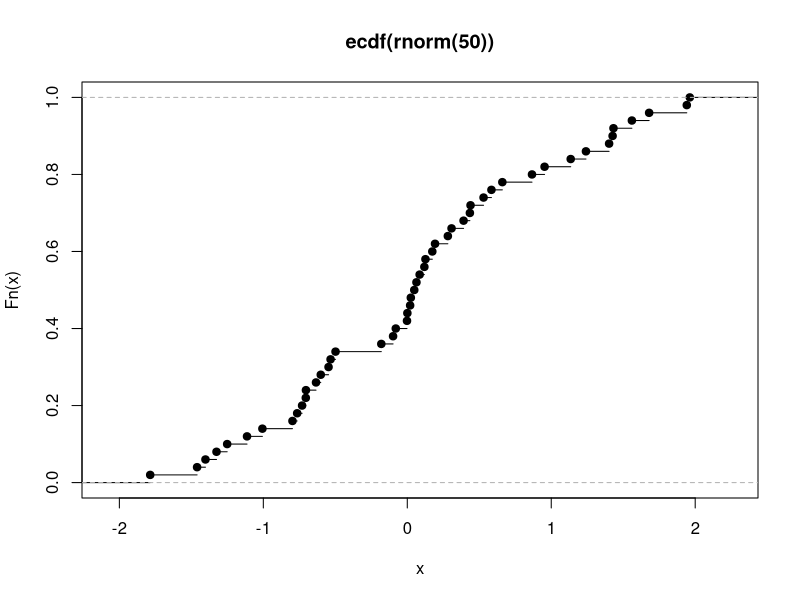

The R source for this figure: (Note: this script raises an error after producing the figure.)
#Environments and Functions
#--------------------------
#Environments
#~~~~~~~~~~~~


an_environment <- new.env()


an_environment[["pythag"]] <- c(12, 15, 20, 21) #See http://oeis.org/A156683
an_environment$root <- polyroot(c(6, -5, 1))


assign(
  "moonday",
  weekdays(as.Date("1969/07/20")),
  an_environment
)


an_environment[["pythag"]]
an_environment$root
get("moonday", an_environment)


ls(envir = an_environment)
ls.str(envir = an_environment)


exists("pythag", an_environment)


#Convert to list
(a_list <- as.list(an_environment))
# ... and back again.  Both lines of code do the same thing
as.environment(a_list)
list2env(a_list)


nested_environment <- new.env(parent = an_environment)
exists("pythag", nested_environment)
exists("pythag", nested_environment, inherits = FALSE)


non_stormers <<- c(3, 7, 8, 13, 17, 18, 21) #See http://oeis.org/A002312
get("non_stormers", envir = globalenv())
head(ls(envir = baseenv()), 20)


#Functions
#~~~~~~~~~


#Creating and Calling Functions
#^^^^^^^^^^^^^^^^^^^^^^^^^^^^^^


rt


hypotenuse <- function(x, y)
{
  sqrt(x ^ 2 + y ^ 2)
}


hypotenuse <- function(x, y) sqrt(x ^ 2 + y ^ 2)   #same as before


hypotenuse(3, 4)
hypotenuse(y = 24, x = 7)


hypotenuse <- function(x = 5, y = 12)
{
  sqrt(x ^ 2 + y ^ 2)
}
hypotenuse() #equivalent to hypotenuse(5, 12)


formals(hypotenuse)
args(hypotenuse)
formalArgs(hypotenuse)


(body_of_hypotenuse <- body(hypotenuse))
deparse(body_of_hypotenuse)


normalize <- function(x, m = mean(x), s = sd(x))
{
  (x - m) / s
}
normalized <- normalize(c(1, 3, 6, 10, 15))
mean(normalized)        #almost 0!
sd(normalized)


normalize(c(1, 3, 6, 10, NA))


normalize <- function(x, m = mean(x, na.rm = na.rm),
  s = sd(x, na.rm = na.rm), na.rm = FALSE)
{
  (x - m) / s
}
normalize(c(1, 3, 6, 10, NA))
normalize(c(1, 3, 6, 10, NA), na.rm = TRUE)


normalize <- function(x, m = mean(x, ...), s = sd(x, ...), ...)
{
  (x - m) / s
}
normalize(c(1, 3, 6, 10, NA))
normalize(c(1, 3, 6, 10, NA), na.rm = TRUE)


#Passing Functions To and From Other Functions
#^^^^^^^^^^^^^^^^^^^^^^^^^^^^^^^^^^^^^^^^^^^^^


do.call(hypotenuse, list(x = 3, y = 4)) #same as hypotenuse(3, 4)


dfr1 <- data.frame(x = 1:5, y = rt(5, 1))
dfr2 <- data.frame(x = 6:10, y = rf(5, 1, 1))
dfr3 <- data.frame(x = 11:15, y = rbeta(5, 1, 1))
do.call(rbind, list(dfr1, dfr2, dfr3)) #same as rbind(dfr1, dfr2, dfr3)


menage <- c(1, 0, 0, 1, 2, 13, 80) #See http://oeis.org/A000179
mean(menage)


mean(c(1, 0, 0, 1, 2, 13, 80))


x_plus_y <- function(x, y) x + y
do.call(x_plus_y, list(1:5, 5:1))
#is the same as
do.call(function(x, y) x + y, list(1:5, 5:1))


(emp_cum_dist_fn <- ecdf(rnorm(50)))
is.function(emp_cum_dist_fn)
plot(emp_cum_dist_fn)


#Variable Scope
#^^^^^^^^^^^^^^


f <- function(x)
{
  y <- 1
  g <- function(x)
  {
    (x + y) / 2 #y is used, but is not a formal argument of g.
  }
  g(x)
}
f(sqrt(5))      #It works! y is magically found in the environment of f


f <- function(x)
{
  y <- 1
  g(x)
}
g <- function(x)
{
  (x + y) / 2
}
f(sqrt(5))


h <- function(x)
{
  x * y
}


h(9)


y <- 16
h(9)


h2 <- function(x)
{
  if(runif(1) > 0.5) y <- 12
  x * y
}


replicate(10, h2(9))
